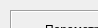
  <widget class="QWidget" name="page_5">
   <property name="geometry">
    <rect>
     <x>0</x>
     <y>0</y>
     <width>98</width>
     <height>28</height>
    </rect>
   </property>
   <attribute name="label">
    <string>Перевірка необхідності додаткового поділу ІГЕ і можливості об'єднання двох ІГЕ в РГЕ</string>
   </attribute>
   <widget class="QFrame" name="frame_4">
    <property name="geometry">
     <rect>
      <x>10</x>
      <y>10</y>
      <width>621</width>
      <height>151</height>
     </rect>
    </property>
    <property name="frameShape">
     <enum>QFrame::Box</enum>
    </property>
    <property name="frameShadow">
     <enum>QFrame::Sunken</enum>
    </property>
    <widget class="QLabel" name="label_10">
     <property name="geometry">
      <rect>
       <x>10</x>
       <y>50</y>
       <width>320</width>
       <height>27</height>
      </rect>
     </property>
     <property name="text">
      <string>&lt;html&gt;&lt;head/&gt;&lt;body&gt;&lt;p&gt;Середнє арифметичне значення характеристики&lt;/p&gt;&lt;/body&gt;&lt;/html&gt;</string>
     </property>
     <property name="alignment">
      <set>Qt::AlignLeading|Qt::AlignLeft|Qt::AlignVCenter</set>
     </property>
    </widget>
    <widget class="QLabel" name="label_11">
     <property name="geometry">
      <rect>
       <x>10</x>
       <y>110</y>
       <width>320</width>
       <height>27</height>
      </rect>
     </property>
     <property name="text">
      <string>&lt;html&gt;&lt;head/&gt;&lt;body&gt;&lt;p&gt;Кількість визначень характеристики&lt;/p&gt;&lt;/body&gt;&lt;/html&gt;</string>
     </property>
     <property name="alignment">
      <set>Qt::AlignLeading|Qt::AlignLeft|Qt::AlignVCenter</set>
     </property>
    </widget>
    <widget class="QLabel" name="label_12">
     <property name="geometry">
      <rect>
       <x>10</x>
       <y>80</y>
       <width>320</width>
       <height>27</height>
      </rect>
     </property>
     <property name="text">
      <string>&lt;html&gt;&lt;head/&gt;&lt;body&gt;&lt;p&gt;Середнє квадратичне відхилення характеристики&lt;/p&gt;&lt;/body&gt;&lt;/html&gt;</string>
     </property>
     <property name="alignment">
      <set>Qt::AlignLeading|Qt::AlignLeft|Qt::AlignVCenter</set>
     </property>
    </widget>
    <widget class="QLabel" name="label_14">
     <property name="geometry">
      <rect>
       <x>340</x>
       <y>10</y>
       <width>140</width>
       <height>20</height>
      </rect>
     </property>
     <property name="text">
      <string>&lt;html&gt;&lt;head/&gt;&lt;body&gt;&lt;p&gt;Перший ІГЕ&lt;/p&gt;&lt;/body&gt;&lt;/html&gt;</string>
     </property>
     <property name="alignment">
      <set>Qt::AlignCenter</set>
     </property>
    </widget>
    <widget class="QLabel" name="label_15">
     <property name="geometry">
      <rect>
       <x>480</x>
       <y>10</y>
       <width>140</width>
       <height>20</height>
      </rect>
     </property>
     <property name="text">
      <string>&lt;html&gt;&lt;head/&gt;&lt;body&gt;&lt;p&gt;Другий ІГЕ&lt;/p&gt;&lt;/body&gt;&lt;/html&gt;</string>
     </property>
     <property name="alignment">
      <set>Qt::AlignCenter</set>
     </property>
    </widget>
    <widget class="QLabel" name="label_13">
     <property name="geometry">
      <rect>
       <x>10</x>
       <y>10</y>
       <width>320</width>
       <height>20</height>
      </rect>
     </property>
     <property name="text">
      <string>&lt;html&gt;&lt;head/&gt;&lt;body&gt;&lt;p&gt;Параметри перевірки додаткового розподілу ІГЕ&lt;/p&gt;&lt;/body&gt;&lt;/html&gt;</string>
     </property>
     <property name="alignment">
      <set>Qt::AlignCenter</set>
     </property>
    </widget>
    <widget class="QSpinBox" name="spinBox_3">
     <property name="geometry">
      <rect>
       <x>360</x>
       <y>110</y>
       <width>100</width>
       <height>27</height>
      </rect>
     </property>
     <property name="alignment">
      <set>Qt::AlignRight|Qt::AlignTrailing|Qt::AlignVCenter</set>
     </property>
     <property name="maximum">
      <number>999</number>
     </property>
    </widget>
    <widget class="Line" name="line">
     <property name="geometry">
      <rect>
       <x>0</x>
       <y>40</y>
       <width>620</width>
       <height>3</height>
      </rect>
     </property>
     <property name="orientation">
      <enum>Qt::Horizontal</enum>
     </property>
    </widget>
    <widget class="QSpinBox" name="spinBox_6">
     <property name="geometry">
      <rect>
       <x>500</x>
       <y>110</y>
       <width>100</width>
       <height>27</height>
      </rect>
     </property>
     <property name="alignment">
      <set>Qt::AlignRight|Qt::AlignTrailing|Qt::AlignVCenter</set>
     </property>
     <property name="maximum">
      <number>999</number>
     </property>
    </widget>
    <widget class="Line" name="line_2">
     <property name="geometry">
      <rect>
       <x>340</x>
       <y>0</y>
       <width>3</width>
       <height>150</height>
      </rect>
     </property>
     <property name="orientation">
      <enum>Qt::Vertical</enum>
     </property>
    </widget>
    <widget class="Line" name="line_3">
     <property name="geometry">
      <rect>
       <x>480</x>
       <y>0</y>
       <width>3</width>
       <height>150</height>
      </rect>
     </property>
     <property name="orientation">
      <enum>Qt::Vertical</enum>
     </property>
    </widget>
    <widget class="QDoubleSpinBox" name="doubleSpinBox">
     <property name="geometry">
      <rect>
       <x>360</x>
       <y>50</y>
       <width>100</width>
       <height>27</height>
      </rect>
     </property>
     <property name="locale">
      <locale language="C" country="AnyCountry"/>
     </property>
     <property name="alignment">
      <set>Qt::AlignRight|Qt::AlignTrailing|Qt::AlignVCenter</set>
     </property>
     <property name="decimals">
      <number>4</number>
     </property>
     <property name="maximum">
      <double>99.999899999999997</double>
     </property>
     <property name="singleStep">
      <double>0.000100000000000</double>
     </property>
     <property name="stepType">
      <enum>QAbstractSpinBox::AdaptiveDecimalStepType</enum>
     </property>
    </widget>
    <widget class="QDoubleSpinBox" name="doubleSpinBox_2">
     <property name="geometry">
      <rect>
       <x>360</x>
       <y>80</y>
       <width>100</width>
       <height>27</height>
      </rect>
     </property>
     <property name="locale">
      <locale language="C" country="AnyCountry"/>
     </property>
     <property name="alignment">
      <set>Qt::AlignRight|Qt::AlignTrailing|Qt::AlignVCenter</set>
     </property>
     <property name="decimals">
      <number>4</number>
     </property>
     <property name="maximum">
      <double>99.999899999999997</double>
     </property>
     <property name="singleStep">
      <double>0.000100000000000</double>
     </property>
     <property name="stepType">
      <enum>QAbstractSpinBox::AdaptiveDecimalStepType</enum>
     </property>
    </widget>
    <widget class="QDoubleSpinBox" name="doubleSpinBox_3">
     <property name="geometry">
      <rect>
       <x>500</x>
       <y>50</y>
       <width>100</width>
       <height>27</height>
      </rect>
     </property>
     <property name="locale">
      <locale language="C" country="AnyCountry"/>
     </property>
     <property name="alignment">
      <set>Qt::AlignRight|Qt::AlignTrailing|Qt::AlignVCenter</set>
     </property>
     <property name="decimals">
      <number>4</number>
     </property>
     <property name="maximum">
      <double>99.999899999999997</double>
     </property>
     <property name="singleStep">
      <double>0.000100000000000</double>
     </property>
     <property name="stepType">
      <enum>QAbstractSpinBox::AdaptiveDecimalStepType</enum>
     </property>
    </widget>
    <widget class="QDoubleSpinBox" name="doubleSpinBox_4">
     <property name="geometry">
      <rect>
       <x>500</x>
       <y>80</y>
       <width>100</width>
       <height>27</height>
      </rect>
     </property>
     <property name="locale">
      <locale language="C" country="AnyCountry"/>
     </property>
     <property name="alignment">
      <set>Qt::AlignRight|Qt::AlignTrailing|Qt::AlignVCenter</set>
     </property>
     <property name="decimals">
      <number>4</number>
     </property>
     <property name="maximum">
      <double>99.999899999999997</double>
     </property>
     <property name="singleStep">
      <double>0.000100000000000</double>
     </property>
     <property name="stepType">
      <enum>QAbstractSpinBox::AdaptiveDecimalStepType</enum>
     </property>
    </widget>
   </widget>
   <widget class="QTableView" name="tableIGE1">
    <property name="geometry">
     <rect>
      <x>660</x>
      <y>60</y>
      <width>291</width>
      <height>531</height>
     </rect>
    </property>
    <attribute name="verticalHeaderDefaultSectionSize">
     <number>24</number>
    </attribute>
   </widget>
   <widget class="QTableView" name="tableIGE2">
    <property name="geometry">
     <rect>
      <x>980</x>
      <y>60</y>
      <width>291</width>
      <height>531</height>
     </rect>
    </property>
    <attribute name="verticalHeaderDefaultSectionSize">
     <number>24</number>
    </attribute>
   </widget>
   <widget class="QLabel" name="label_16">
    <property name="geometry">
     <rect>
      <x>660</x>
      <y>31</y>
      <width>291</width>
      <height>25</height>
     </rect>
    </property>
    <property name="frameShape">
     <enum>QFrame::Box</enum>
    </property>
    <property name="frameShadow">
     <enum>QFrame::Sunken</enum>
    </property>
    <property name="text">
     <string>&lt;html&gt;&lt;head/&gt;&lt;body&gt;&lt;p&gt;Перший ІГЕ&lt;/p&gt;&lt;/body&gt;&lt;/html&gt;</string>
    </property>
    <property name="alignment">
     <set>Qt::AlignCenter</set>
    </property>
   </widget>
   <widget class="QLabel" name="label_17">
    <property name="geometry">
     <rect>
      <x>970</x>
      <y>31</y>
      <width>291</width>
      <height>25</height>
     </rect>
    </property>
    <property name="frameShape">
     <enum>QFrame::Box</enum>
    </property>
    <property name="frameShadow">
     <enum>QFrame::Sunken</enum>
    </property>
    <property name="text">
     <string>&lt;html&gt;&lt;head/&gt;&lt;body&gt;&lt;p&gt;Другий ІГЕ&lt;/p&gt;&lt;/body&gt;&lt;/html&gt;</string>
    </property>
    <property name="alignment">
     <set>Qt::AlignCenter</set>
    </property>
   </widget>
   <widget class="QToolButton" name="toolButton_19">
    <property name="geometry">
     <rect>
      <x>700</x>
      <y>0</y>
      <width>26</width>
      <height>26</height>
     </rect>
    </property>
    <property name="toolTip">
     <string>Вилучити рядок з таблиці результатів випробувань грунтів</string>
    </property>
    <property name="statusTip">
     <string>Вилучення рядка з таблиці</string>
    </property>
    <property name="text">
     <string/>
    </property>
    <property name="icon">
     <iconset>
      <normaloff>../icons/16x16/list-remove.png</normaloff>../icons/16x16/list-remove.png</iconset>
    </property>
   </widget>
   <widget class="QToolButton" name="toolButton_20">
    <property name="geometry">
     <rect>
      <x>730</x>
      <y>0</y>
      <width>26</width>
      <height>26</height>
     </rect>
    </property>
    <property name="toolTip">
     <string>Імпортувати дані з файлу формату CSV</string>
    </property>
    <property name="statusTip">
     <string>Імпортує дані з файлу формату CSV</string>
    </property>
    <property name="text">
     <string/>
    </property>
    <property name="icon">
     <iconset>
      <normaloff>../icons/16x16/document-import.png</normaloff>../icons/16x16/document-import.png</iconset>
    </property>
   </widget>
   <widget class="QToolButton" name="toolButton_21">
    <property name="geometry">
     <rect>
      <x>670</x>
      <y>0</y>
      <width>26</width>
      <height>26</height>
     </rect>
    </property>
    <property name="toolTip">
     <string>Додати рядок до таблиці результатів випробувань грунтів</string>
    </property>
    <property name="statusTip">
     <string>Додавання рядка до таблиці</string>
    </property>
    <property name="locale">
     <locale language="Ukrainian" country="Ukraine"/>
    </property>
    <property name="text">
     <string/>
    </property>
    <property name="icon">
     <iconset>
      <normaloff>../icons/16x16/list-add.png</normaloff>../icons/16x16/list-add.png</iconset>
    </property>
    <property name="arrowType">
     <enum>Qt::NoArrow</enum>
    </property>
   </widget>
   <widget class="QToolButton" name="toolButton_22">
    <property name="geometry">
     <rect>
      <x>760</x>
      <y>0</y>
      <width>26</width>
      <height>26</height>
     </rect>
    </property>
    <property name="toolTip">
     <string>Вилучити всі рядки з таблиці</string>
    </property>
    <property name="statusTip">
     <string>Вилучення всіх рядків з таблиці результатів зрізних випробувань</string>
    </property>
    <property name="text">
     <string/>
    </property>
    <property name="icon">
     <iconset>
      <normaloff>../icons/16x16/edit-table-delete-row.png</normaloff>../icons/16x16/edit-table-delete-row.png</iconset>
    </property>
   </widget>
   <widget class="QToolButton" name="toolButton_23">
    <property name="geometry">
     <rect>
      <x>1010</x>
      <y>0</y>
      <width>26</width>
      <height>26</height>
     </rect>
    </property>
    <property name="toolTip">
     <string>Вилучити рядок з таблиці результатів випробувань грунтів</string>
    </property>
    <property name="statusTip">
     <string>Вилучення рядка з таблиці</string>
    </property>
    <property name="text">
     <string/>
    </property>
    <property name="icon">
     <iconset>
      <normaloff>../icons/16x16/list-remove.png</normaloff>../icons/16x16/list-remove.png</iconset>
    </property>
   </widget>
   <widget class="QToolButton" name="toolButton_24">
    <property name="geometry">
     <rect>
      <x>1040</x>
      <y>0</y>
      <width>26</width>
      <height>26</height>
     </rect>
    </property>
    <property name="toolTip">
     <string>Імпортувати дані з файлу формату CSV</string>
    </property>
    <property name="statusTip">
     <string>Імпортує дані з файлу формату CSV</string>
    </property>
    <property name="text">
     <string/>
    </property>
    <property name="icon">
     <iconset>
      <normaloff>../icons/16x16/document-import.png</normaloff>../icons/16x16/document-import.png</iconset>
    </property>
   </widget>
   <widget class="QToolButton" name="toolButton_25">
    <property name="geometry">
     <rect>
      <x>980</x>
      <y>0</y>
      <width>26</width>
      <height>26</height>
     </rect>
    </property>
    <property name="toolTip">
     <string>Додати рядок до таблиці результатів випробувань грунтів</string>
    </property>
    <property name="statusTip">
     <string>Додавання рядка до таблиці</string>
    </property>
    <property name="locale">
     <locale language="Ukrainian" country="Ukraine"/>
    </property>
    <property name="text">
     <string/>
    </property>
    <property name="icon">
     <iconset>
      <normaloff>../icons/16x16/list-add.png</normaloff>../icons/16x16/list-add.png</iconset>
    </property>
    <property name="arrowType">
     <enum>Qt::NoArrow</enum>
    </property>
   </widget>
   <widget class="QToolButton" name="toolButton_26">
    <property name="geometry">
     <rect>
      <x>1070</x>
      <y>0</y>
      <width>26</width>
      <height>26</height>
     </rect>
    </property>
    <property name="toolTip">
     <string>Вилучити всі рядки з таблиці</string>
    </property>
    <property name="statusTip">
     <string>Вилучення всіх рядків з таблиці результатів зрізних випробувань</string>
    </property>
    <property name="text">
     <string/>
    </property>
    <property name="icon">
     <iconset>
      <normaloff>../icons/16x16/edit-table-delete-row.png</normaloff>../icons/16x16/edit-table-delete-row.png</iconset>
    </property>
   </widget>
   <widget class="QPushButton" name="pushButton_10">
    <property name="geometry">
     <rect>
      <x>500</x>
      <y>540</y>
      <width>130</width>
      <height>28</height>
     </rect>
    </property>
    <property name="text">
     <string>Відмінити</string>
    </property>
    <property name="icon">
     <iconset>
      <normaloff>../icons/16x16/dialog-cancel.png</normaloff>../icons/16x16/dialog-cancel.png</iconset>
    </property>
   </widget>
   <widget class="QPushButton" name="pushButton_11">
    <property name="geometry">
     <rect>
      <x>362</x>
      <y>540</y>
      <width>130</width>
      <height>28</height>
     </rect>
    </property>
    <property name="text">
     <string>Розрахувати</string>
    </property>
    <property name="icon">
     <iconset>
      <normaloff>../icons/16x16/accessories-calculator.png</normaloff>../icons/16x16/accessories-calculator.png</iconset>
    </property>
   </widget>
   <widget class="QLabel" name="label_18">
    <property name="geometry">
     <rect>
      <x>10</x>
      <y>180</y>
      <width>621</width>
      <height>321</height>
     </rect>
    </property>
    <property name="font">
     <font>
      <pointsize>16</pointsize>
      <weight>75</weight>
      <italic>false</italic>
      <bold>true</bold>
     </font>
    </property>
    <property name="frameShape">
     <enum>QFrame::Box</enum>
    </property>
    <property name="frameShadow">
     <enum>QFrame::Sunken</enum>
    </property>
    <property name="text">
     <string/>
    </property>
    <property name="alignment">
     <set>Qt::AlignCenter</set>
    </property>
    <property name="wordWrap">
     <bool>true</bool>
    </property>
   </widget>
  </widget>
